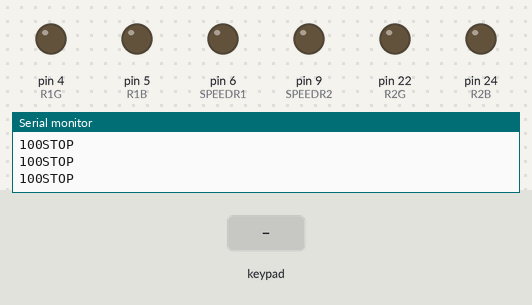
The sketch below on a simulated Arduino Mega 2560, built with avr-gcc and run on an emulated ATmega2560. Parts: output pins drawn as LEDs (lit = HIGH), the last lines printed to the serial monitor. The test bench sets the inputs (shaded band).

Above: at 3.2 s.
3.3 s: key 'U' pressed
At 3.54 s:
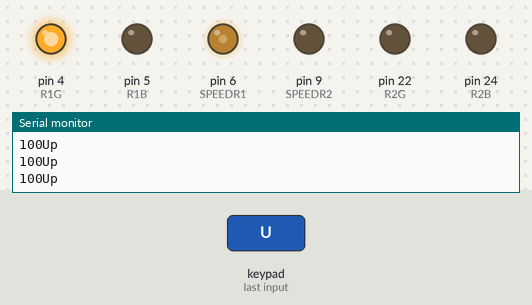
5.2 s: key 'D' pressed
At 5.43 s:
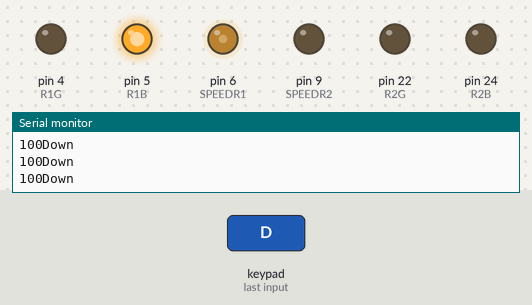
7.1 s: key 'L' pressed
At 7.33 s:
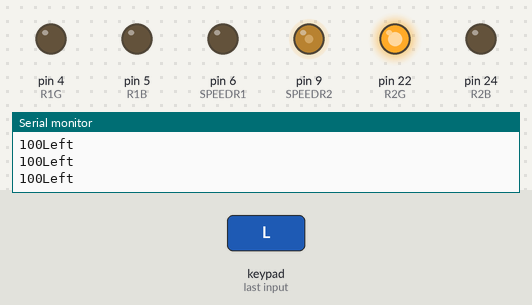
9.0 s: key 'R' pressed
At 9.26 s:
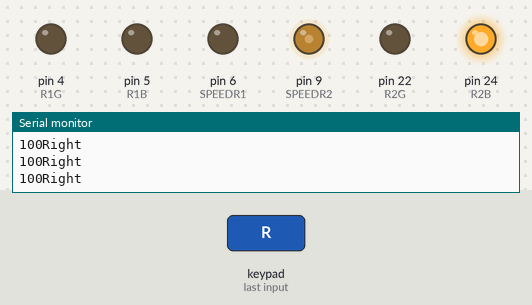
Timing chart, 0 to 11.9 s (numbered marks = the images above; inputs shaded):
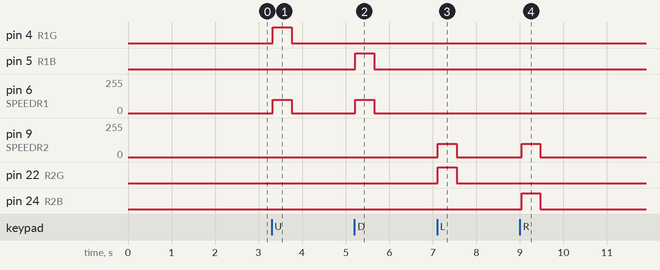

Measured:
- after the input at 3.3 s, pin 4 (R1G): LOW → HIGH at once, → LOW 0.43 s later; pin 6 (SPEEDR1): 0/255 → 100/255 at once, → 0/255 0.43 s later
- after the input at 5.2 s, pin 5 (R1B): LOW → HIGH at once, → LOW 0.43 s later; pin 6 (SPEEDR1): 0/255 → 100/255 at once, → 0/255 0.43 s later
- after the input at 7.1 s, pin 9 (SPEEDR2): 0/255 → 100/255 at once, → 0/255 0.43 s later; pin 22 (R2G): LOW → HIGH at once, → LOW 0.43 s later
- after the input at 9.0 s, pin 9 (SPEEDR2): 0/255 → 100/255 after 0.05 s, → 0/255 0.43 s later; pin 24 (R2B): LOW → HIGH after 0.05 s, → LOW 0.43 s later

The sketch:

Button_control.ino
```cpp
#include <PS2X_lib.h>
//#include <avr/wdt.h>

#define PS2_DAT 13
#define PS2_CMD 12
#define PS2_SEL 11
#define PS2_CLK 10

//ความไวมอเตอร
int SPEED = 100;
int CS = 150;

//Moter A
int R1G     = 4;
int R1B     = 5;
int SPEEDR1 = 6;

//Moter B
int R2G     = 22;
int R2B     = 24;
int SPEEDR2 = 9;

PS2X ps2x;

void setup() {
 // wdt_enable(WDTO_1S);
  delay(1000);
  Serial.begin(9600);
  Serial.println("กำลังเชื่อมต่อ...");
  while (true) {
    int error = ps2x.config_gamepad(PS2_CLK, PS2_CMD, PS2_SEL, PS2_DAT, false, false);
    if (error == 0) {
      Serial.println("เชื่อมต่อแล้ว");
      delay(1000);
      break;
    }
    delay(500);
  }

  //เซ็ตค่าOUTPUT-INPUT
  //moter A
  pinMode(R1G, OUTPUT);
  pinMode(R1B, OUTPUT);
  pinMode(SPEEDR1, OUTPUT);
  //moter B
  pinMode(R2G, OUTPUT);
  pinMode(R2B, OUTPUT);
  pinMode(SPEEDR2, OUTPUT);
}

void loop() {
  ps2x.read_gamepad(false, false);
  gear();
  if (ps2x.Button(PSB_PAD_UP)) {
      //SPEED = CS;
      go1(); //bord 1 in1
      Serial.println("Up");
  }else if (ps2x.Button(PSB_PAD_DOWN)) {
     // SPEED = CS;
      back1(); //bord1 in 2
      Serial.println("Down");
  }else if (ps2x.Button(PSB_PAD_LEFT)) {
      //SPEED = CS;
      go2(); //bord 2 in 1
      Serial.println("Left");
  }else if (ps2x.Button(PSB_PAD_RIGHT)) {
      //SPEED = CS;
      back2(); //bord 2 in 2
      Serial.println("Right");
   }else{
      analogWrite(SPEEDR1,0);
      analogWrite(SPEEDR2,0);
      digitalWrite(R1G, LOW);
      digitalWrite(R1B, LOW);
      digitalWrite(R2G, LOW);
      digitalWrite(R2B, LOW);
    Serial.println("STOP");
}
  delay(10);

}
void gear(){
  if(ps2x.Button(PSB_R1)){
    SPEED = 50;
  }else if(ps2x.Button(PSB_R2)){
    SPEED = 200;
  }else{
    SPEED = 100;

    }
  Serial.print(SPEED);
  delay(20);
}
```

go_back.ino
```cpp
//bord 1 in1
void go1(){
    analogWrite(SPEEDR1, SPEED);
    digitalWrite(R1G, HIGH);
    digitalWrite(R1B, LOW);
}
//bord 2 in1
void go2(){
    analogWrite(SPEEDR2, SPEED);
    digitalWrite(R2G, HIGH);
    digitalWrite(R2B, LOW);
}
//bord 1 in2
void back1(){
    analogWrite(SPEEDR1, SPEED);
    digitalWrite(R1G, LOW);
    digitalWrite(R1B, HIGH);
}
//bord 2 in2
void back2(){
    analogWrite(SPEEDR2, SPEED);
    digitalWrite(R2G, LOW);
    digitalWrite(R2B, HIGH);
}
```
